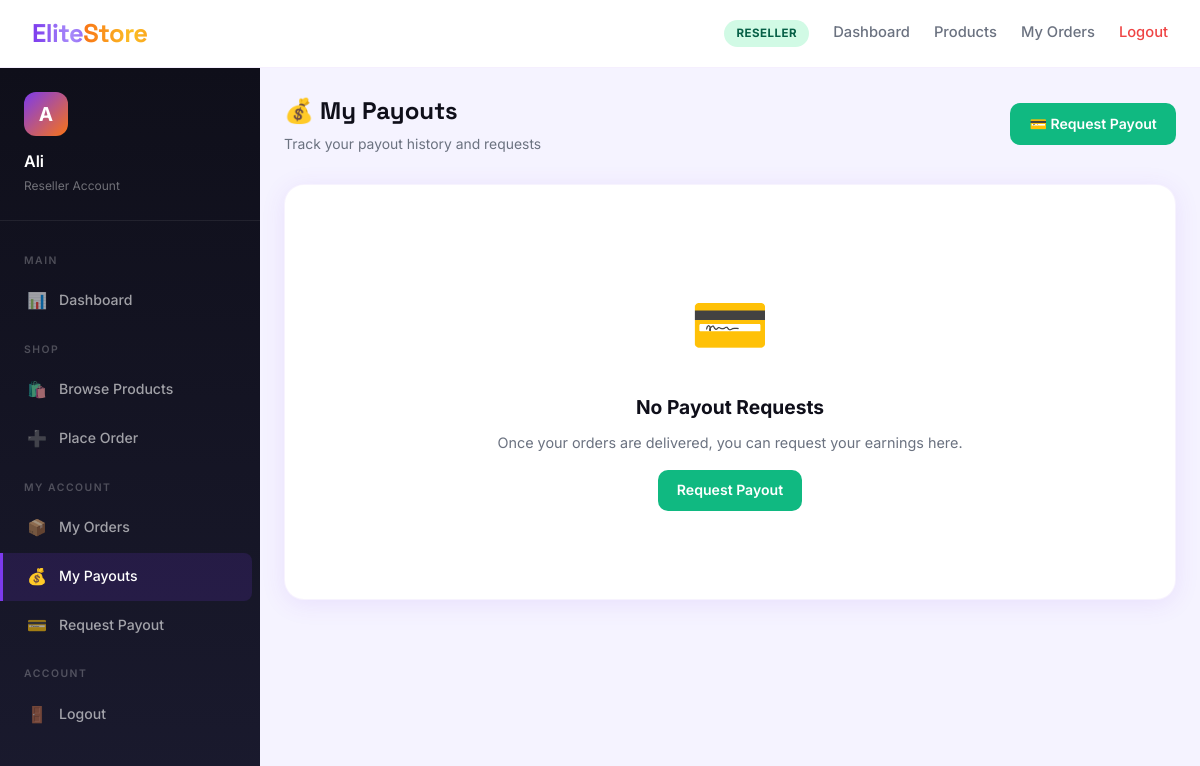
Page /reseller/payouts/ (signed in) on the committed database.
### core/models.py (models this page shows, shortened)
class User(AbstractUser):
    ROLE_CHOICES = [
        ('admin', 'Admin'),
        ('wholesaler', 'Wholesaler'),
        ('reseller', 'Reseller'),
    ]
    role = models.CharField(max_length=20, choices=ROLE_CHOICES, default='reseller')
    phone = models.CharField(max_length=20, blank=True)
    city = models.CharField(max_length=100, blank=True)
    address = models.TextField(blank=True)
    is_verified = models.BooleanField(default=False)
    profile_pic = models.ImageField(upload_to='profiles/', blank=True, null=True)
    created_at = models.DateTimeField(auto_now_add=True)
    cnic = models.CharField(max_length=20, blank=True)
    business_name = models.CharField(max_length=200, blank=True)
    bank_name = models.CharField(max_length=100, blank=True)
    bank_account_title = models.CharField(max_length=200, blank=True)
    bank_account_number = models.CharField(max_length=50, blank=True)
    easypaisa_number = models.CharField(max_length=20, blank=True)
    jazzcash_number = models.CharField(max_length=20, blank=True)

### core/views.py (the view)
# urls.py: path('reseller/payouts/', views.my_payouts, name='my_payouts'),
@role_required('reseller')
def my_payouts(request):
    payouts = Payout.objects.filter(reseller=request.user).order_by('-requested_at')
    return render(request, 'core/my_payouts.html', {'payouts': payouts})

### core/context_processors.py (called while the page is built)
def admin_context(request):
    if not request.user.is_authenticated or not hasattr(request.user, 'role'):
        return {}
    if request.user.role != 'admin':
        return {}
    return {
        'pending_users': User.objects.filter(is_verified=False).exclude(role='admin').count(),
        'pending_products': Product.objects.filter(status='pending').count(),
        'pending_payouts': Payout.objects.filter(status='pending').count(),
    }

### core/views.py (called while the page is built)
def role_required(*roles):
    def decorator(view_func):
        @wraps(view_func)
        @login_required
        def wrapper(request, *args, **kwargs):
            if request.user.role not in roles:
                messages.error(request, 'Access denied.')
                return redirect('dashboard')
            return view_func(request, *args, **kwargs)
        return wrapper
    return decorator

### templates/core/my_payouts.html (shortened to what this page needs)
{% extends 'core/base_dashboard.html' %}
{% block dashboard_content %}
<div class="page-header">
  <div>
    <h1 class="page-title">💰 My Payouts</h1>
    <p class="page-subtitle">Track your payout history and requests</p>
  </div>
  <a href="{% url 'request_payout' %}" class="btn btn-success">💳 Request Payout</a>
</div>
{% if payouts %}
<div class="card">
  <div class="table-wrap">
    <table>
      <thead>
        <tr>
          <th>#</th>
          <th>Amount</th>
          <th>Payment Method</th>
          <th>Status</th>
          <th>Transaction ID</th>
          <th>Requested</th>
          <th>Paid On</th>
        </tr>
      </thead>
      <tbody>
        {% for payout in payouts %}
        <tr>
          <td><strong>#{{ payout.pk }}</strong></td>
          <td style="font-weight:800;color:var(--primary);font-size:1rem;">Rs. {{ payout.amount }}</td>
          <td style="font-size:0.85rem;">{{ payout.payment_method|default:"—" }}</td>
          <td><span class="badge badge-{{ payout.status }}">{{ payout.get_status_display }}</span></td>
          <td style="font-size:0.82rem;"><code>{{ payout.transaction_id|default:"Pending" }}</code></td>
          <td style="font-size:0.82rem;color:var(--gray);">{{ payout.requested_at|date:"d M Y" }}</td>
          <td style="font-size:0.82rem;color:var(--success);">{% if payout.paid_at %}{{ payout.paid_at|date:"d M Y" }}{% else %}—{% endif %}</td>
        </tr>
        {% endfor %}
      </tbody>
    </table>
  </div>
</div>
{% else %}
<div class="card">
  <div class="empty-state">
    <span class="icon">💳</span>
    <h3>No Payout Requests</h3>
    <p>Once your orders are delivered, you can request your earnings here.</p>
    <a href="{% url 'request_payout' %}" class="btn btn-success" style="margin-top:1rem;">Request Payout</a>
  </div>
</div>
{% endif %}
{% endblock %}

### templates/core/base_dashboard.html (shortened to what this page needs)
{% extends 'core/base.html' %}
{% load static %}
{% block content %}
<div class="app-layout">
  <aside class="sidebar" id="sidebar">
    <div class="sidebar-header">
      <div class="sidebar-avatar">{{ user.first_name|first|default:user.username|first|upper }}</div>
      <h3>{{ user.first_name|default:user.username }}</h3>
      <p>{{ user.get_role_display }} Account</p>
    </div>
    <ul class="sidebar-nav">
      <li class="sidebar-section">Main</li>
      <li><a href="{% url 'dashboard' %}" class="{% if request.resolver_match.url_name == 'dashboard' %}active{% endif %}"><span class="icon">📊</span> Dashboard</a></li>
      {% if user.role == 'reseller' %}
      <li class="sidebar-section">Shop</li>
      <li><a href="{% url 'products' %}" class="{% if request.resolver_match.url_name == 'products' %}active{% endif %}"><span class="icon">🛍️</span> Browse Products</a></li>
      <li><a href="{% url 'place_order' %}" class="{% if request.resolver_match.url_name == 'place_order' %}active{% endif %}"><span class="icon">➕</span> Place Order</a></li>
      <li class="sidebar-section">My Account</li>
      <li><a href="{% url 'my_orders' %}" class="{% if request.resolver_match.url_name == 'my_orders' %}active{% endif %}"><span class="icon">📦</span> My Orders</a></li>
      <li><a href="{% url 'my_payouts' %}" class="{% if request.resolver_match.url_name == 'my_payouts' %}active{% endif %}"><span class="icon">💰</span> My Payouts</a></li>
      <li><a href="{% url 'request_payout' %}" class="{% if request.resolver_match.url_name == 'request_payout' %}active{% endif %}"><span class="icon">💳</span> Request Payout</a></li>
      {% endif %}
      <li class="sidebar-section">Account</li>
      <li><a href="{% url 'logout' %}"><span class="icon">🚪</span> Logout</a></li>
    </ul>
  </aside>
  <main class="main-content">
    {% block dashboard_content %}{% endblock %}
  </main>
</div>
{% endblock %}

### templates/core/base.html (shortened to what this page needs)
<!DOCTYPE html>
<html lang="en">
<head>
{% load static %}
<link rel="stylesheet" href="{% static 'css/style.css' %}">
</head>
<body>
<nav class="navbar" id="mainNav">
  <a href="{% url 'home' %}" class="navbar-brand">
    <span class="brand-elite">Elite</span><span class="brand-store">Store</span>
  </a>
  <div class="nav-links" id="navLinks">
    {% if user.is_authenticated %}
      <span class="badge-role badge-{{ user.role }}">{{ user.get_role_display }}</span>
      <a href="{% url 'dashboard' %}">Dashboard</a>
      {% if user.role == 'reseller' %}
        <a href="{% url 'products' %}">Products</a>
        <a href="{% url 'my_orders' %}">My Orders</a>
      {% elif user.role == 'wholesaler' %}
        <a href="{% url 'my_products' %}">My Products</a>
        <a href="{% url 'add_product' %}">Add Product</a>
      {% elif user.role == 'admin' %}
        <a href="{% url 'admin_users' %}">Users</a>
        <a href="{% url 'admin_products' %}">Products</a>
        <a href="{% url 'admin_orders' %}">Orders</a>
      {% endif %}
      <a href="{% url 'logout' %}" class="nav-logout">Logout</a>
    {% else %}
      <a href="{% url 'products' %}">Browse</a>
      <a href="{% url 'login' %}">Login</a>
      <a href="{% url 'register' %}">Get Started</a>
      <a href="{% url 'admin_login' %}">🛡️ Admin</a>
    {% endif %}
  </div>
</nav>
{% block content %}{% endblock %}
</body>
</html>

### rows in the picture
User: role "RESELLER", first_name|first "A", first_name "Ali", role "Reseller"
